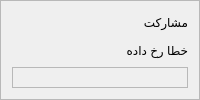
                   <widget class="QFrame" name="participationFormFrame">
                    <property name="minimumSize">
                     <size>
                      <width>0</width>
                      <height>0</height>
                     </size>
                    </property>
                    <property name="frameShape">
                     <enum>QFrame::StyledPanel</enum>
                    </property>
                    <property name="frameShadow">
                     <enum>QFrame::Raised</enum>
                    </property>
                    <layout class="QVBoxLayout" name="verticalLayout_133">
                     <item>
                      <widget class="QLabel" name="participationFormLbl">
                       <property name="styleSheet">
                        <string notr="true">label</string>
                       </property>
                       <property name="text">
                        <string>مشارکت</string>
                       </property>
                       <property name="styleClass" stdset="0">
                        <string>form-label</string>
                       </property>
                      </widget>
                     </item>
                     <item>
                      <widget class="QLabel" name="participationFormError">
                       <property name="text">
                        <string>خطا رخ داده</string>
                       </property>
                       <property name="styleClass" stdset="0">
                        <string>form-field-error</string>
                       </property>
                      </widget>
                     </item>
                     <item>
                      <widget class="QFrame" name="participationFormOptionsFrame">
                       <property name="frameShape">
                        <enum>QFrame::StyledPanel</enum>
                       </property>
                       <property name="frameShadow">
                        <enum>QFrame::Raised</enum>
                       </property>
                       <layout class="QVBoxLayout" name="verticalLayout_134"/>
                      </widget>
                     </item>
                    </layout>
                   </widget>
